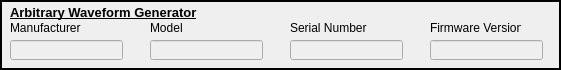
        <widget class="QFrame" name="frame_4">
            <property name="geometry">
                <rect>
                    <x>10</x>
                    <y>252</y>
                    <width>561</width>
                    <height>70</height>
                </rect>
            </property>
            <property name="frameShape">
                <enum>QFrame::Box</enum>
            </property>
            <property name="frameShadow">
                <enum>QFrame::Plain</enum>
            </property>
            <property name="lineWidth">
                <number>2</number>
            </property>
            <property name="midLineWidth">
                <number>1</number>
            </property>
            <widget class="QLineEdit" name="AWG_MANUFACTURER_FIELD">
                <property name="enabled">
                    <bool>false</bool>
                </property>
                <property name="geometry">
                    <rect>
                        <x>10</x>
                        <y>40</y>
                        <width>113</width>
                        <height>20</height>
                    </rect>
                </property>
            </widget>
            <widget class="QLabel" name="label_16">
                <property name="geometry">
                    <rect>
                        <x>10</x>
                        <y>20</y>
                        <width>91</width>
                        <height>16</height>
                    </rect>
                </property>
                <property name="text">
                    <string>Manufacturer</string>
                </property>
            </widget>
            <widget class="QLineEdit" name="AWG_MODELNUM_FIELD">
                <property name="enabled">
                    <bool>false</bool>
                </property>
                <property name="geometry">
                    <rect>
                        <x>150</x>
                        <y>40</y>
                        <width>113</width>
                        <height>20</height>
                    </rect>
                </property>
            </widget>
            <widget class="QLabel" name="label_18">
                <property name="geometry">
                    <rect>
                        <x>150</x>
                        <y>20</y>
                        <width>81</width>
                        <height>16</height>
                    </rect>
                </property>
                <property name="text">
                    <string>Model</string>
                </property>
            </widget>
            <widget class="QLabel" name="label_19">
                <property name="geometry">
                    <rect>
                        <x>290</x>
                        <y>20</y>
                        <width>81</width>
                        <height>16</height>
                    </rect>
                </property>
                <property name="text">
                    <string>Serial Number</string>
                </property>
            </widget>
            <widget class="QLineEdit" name="AWG_SN_FIELD">
                <property name="enabled">
                    <bool>false</bool>
                </property>
                <property name="geometry">
                    <rect>
                        <x>290</x>
                        <y>40</y>
                        <width>113</width>
                        <height>20</height>
                    </rect>
                </property>
            </widget>
            <widget class="QLabel" name="label_20">
                <property name="geometry">
                    <rect>
                        <x>430</x>
                        <y>20</y>
                        <width>91</width>
                        <height>16</height>
                    </rect>
                </property>
                <property name="text">
                    <string>Firmware Version</string>
                </property>
            </widget>
            <widget class="QLineEdit" name="AWG_FIRMWARE_V_FIELD">
                <property name="enabled">
                    <bool>false</bool>
                </property>
                <property name="geometry">
                    <rect>
                        <x>430</x>
                        <y>40</y>
                        <width>113</width>
                        <height>20</height>
                    </rect>
                </property>
            </widget>
            <widget class="QLabel" name="label_21">
                <property name="geometry">
                    <rect>
                        <x>10</x>
                        <y>5</y>
                        <width>211</width>
                        <height>16</height>
                    </rect>
                </property>
                <property name="autoFillBackground">
                    <bool>false</bool>
                </property>
                <property name="frameShape">
                    <enum>QFrame::NoFrame</enum>
                </property>
                <property name="frameShadow">
                    <enum>QFrame::Plain</enum>
                </property>
                <property name="lineWidth">
                    <number>0</number>
                </property>
                <property name="midLineWidth">
                    <number>0</number>
                </property>
                <property name="text">
                    <string>&lt;html&gt;&lt;head/&gt;&lt;body&gt;&lt;p&gt;&lt;span style=&quot; font-size:10pt;
                        font-weight:600; text-decoration: underline;&quot;&gt;Arbitrary Waveform Generator&lt;/span&gt;&lt;/p&gt;&lt;/body&gt;&lt;/html&gt;
                    </string>
                </property>
                <property name="openExternalLinks">
                    <bool>false</bool>
                </property>
            </widget>
        </widget>
